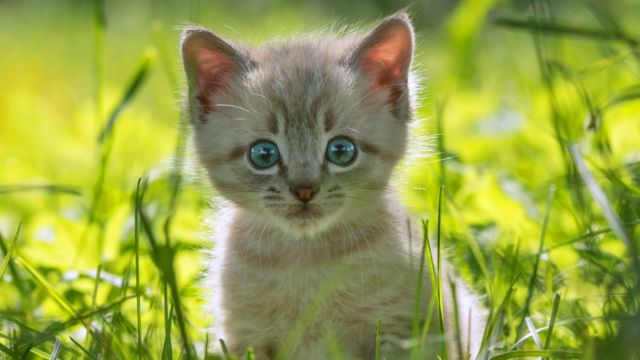
#> input picture kedi.jpg, 640 x 360 px
$ python fark.py
#> lines starting #> are read from the running program, lines starting #| are printed output that depends on the picture
import cv2
res1=cv2.imread("kedi.jpg")
#> res1 is the input picture: shape (360, 640, 3); mean B, G, R 72.6, 162.5, 151.5
res2=cv2.imread("kopek.jpg")
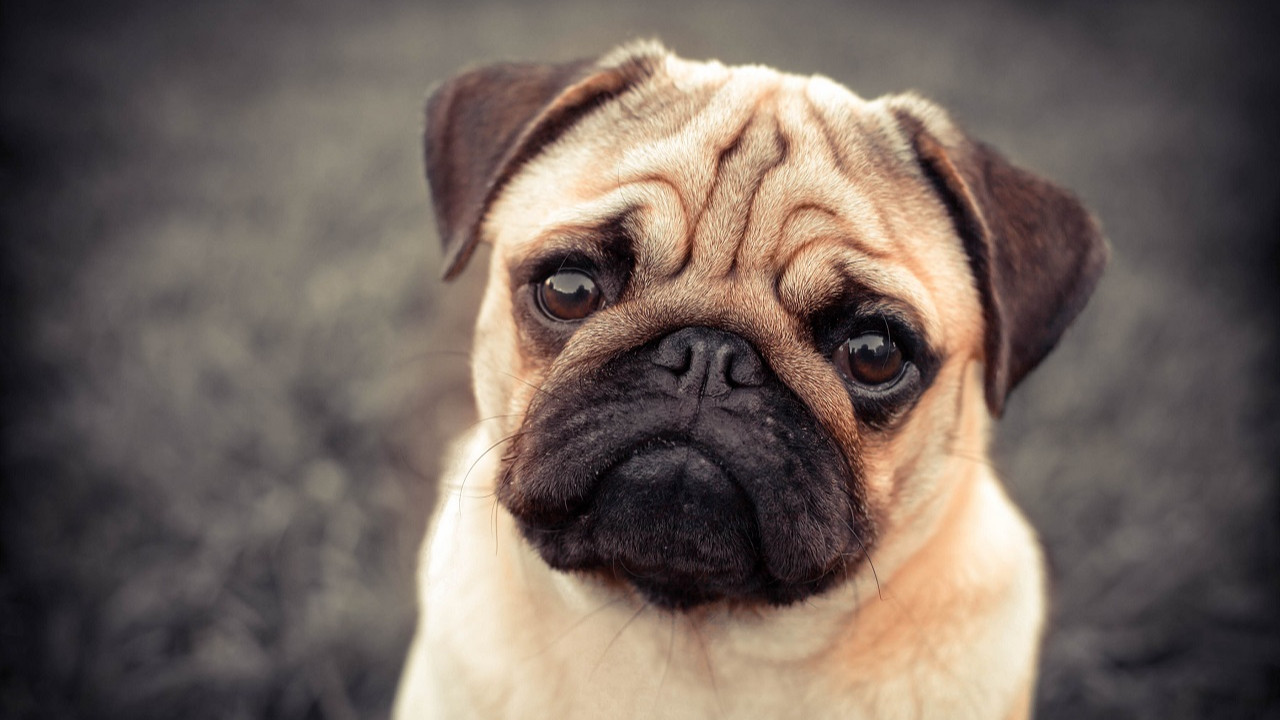
#> input picture kopek.jpg, 1280 x 720 px
#> res2 is the input picture: shape (720, 1280, 3); mean B, G, R 93.9, 101.2, 114.5
res3=res2[0:res1.shape[0],0:res1.shape[1]]
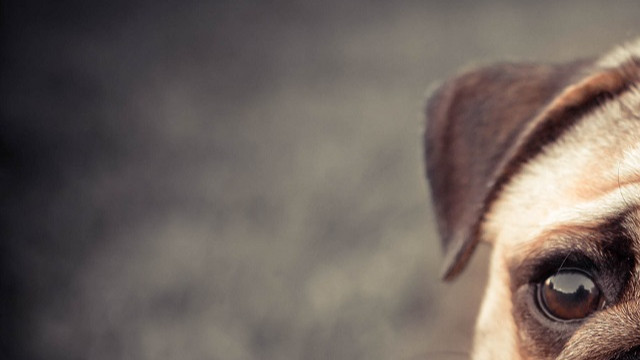
#> res3: shape (360, 640, 3); mean B, G, R 93.7, 99.4, 110.1
fark=res1-res3
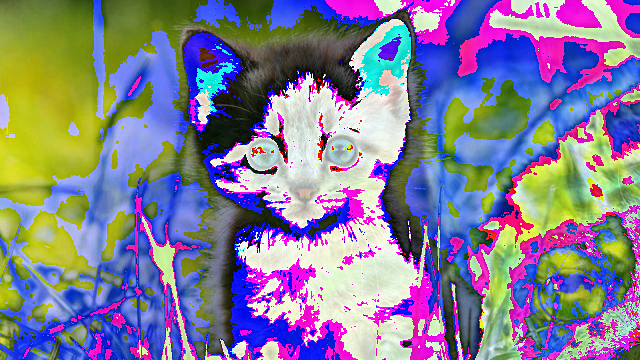
#> fark: shape (360, 640, 3); mean B, G, R 149.8, 125.3, 131.2
cv2.imshow("fark",fark)
cv2.waitKey(0)
cv2.destroyAllWindows()
